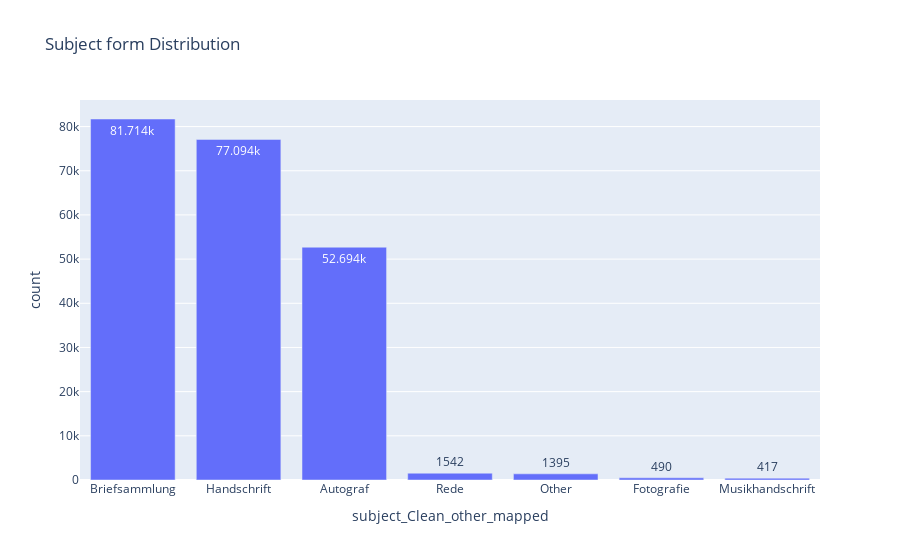

The code cell stored with this chart in its notebook:
### Code cell
# Explode the languages into multiple rows for histogram
df_exploded = df.explode('subject_Clean_other_mapped')

df_exploded=df_exploded.value_counts('subject_Clean_other_mapped').reset_index()


# Create a bar chart of languages
fig = px.bar(
    df_exploded,
    x='subject_Clean_other_mapped',
    y='count',  # Replace 0 with the column name if the counts column is named differently
    title='Subject form Distribution',
    
    text_auto=True
)
fig.show()

### Figure 1 — Plotly figure (JSON) as saved in the notebook; plotly's stock layout.template omitted (floating-point values rounded to 4 significant figures)
{"data": [{"alignmentgroup": "True", "hovertemplate": "subject_Clean_other_mapped=%{x}<br>count=%{y}<extra></extra>", "legendgroup": "", "marker": {"color": "#636efa", "pattern": {"shape": ""}}, "name": "", "offsetgroup": "", "orientation": "v", "showlegend": false, "textposition": "auto", "texttemplate": "%{y}", "type": "bar", "x": ["Briefsammlung", "Handschrift", "Autograf", "Rede", "Other", "Fotografie", "Musikhandschrift"], "xaxis": "x", "y": [81714, 77094, 52694, 1542, 1395, 490, 417], "yaxis": "y"}], "layout": {"barmode": "relative", "legend": {"tracegroupgap": 0}, "title": {"text": "Subject form Distribution"}, "xaxis": {"anchor": "y", "domain": [0, 1], "title": {"text": "subject_Clean_other_mapped"}}, "yaxis": {"anchor": "x", "domain": [0, 1], "title": {"text": "count"}}}}
